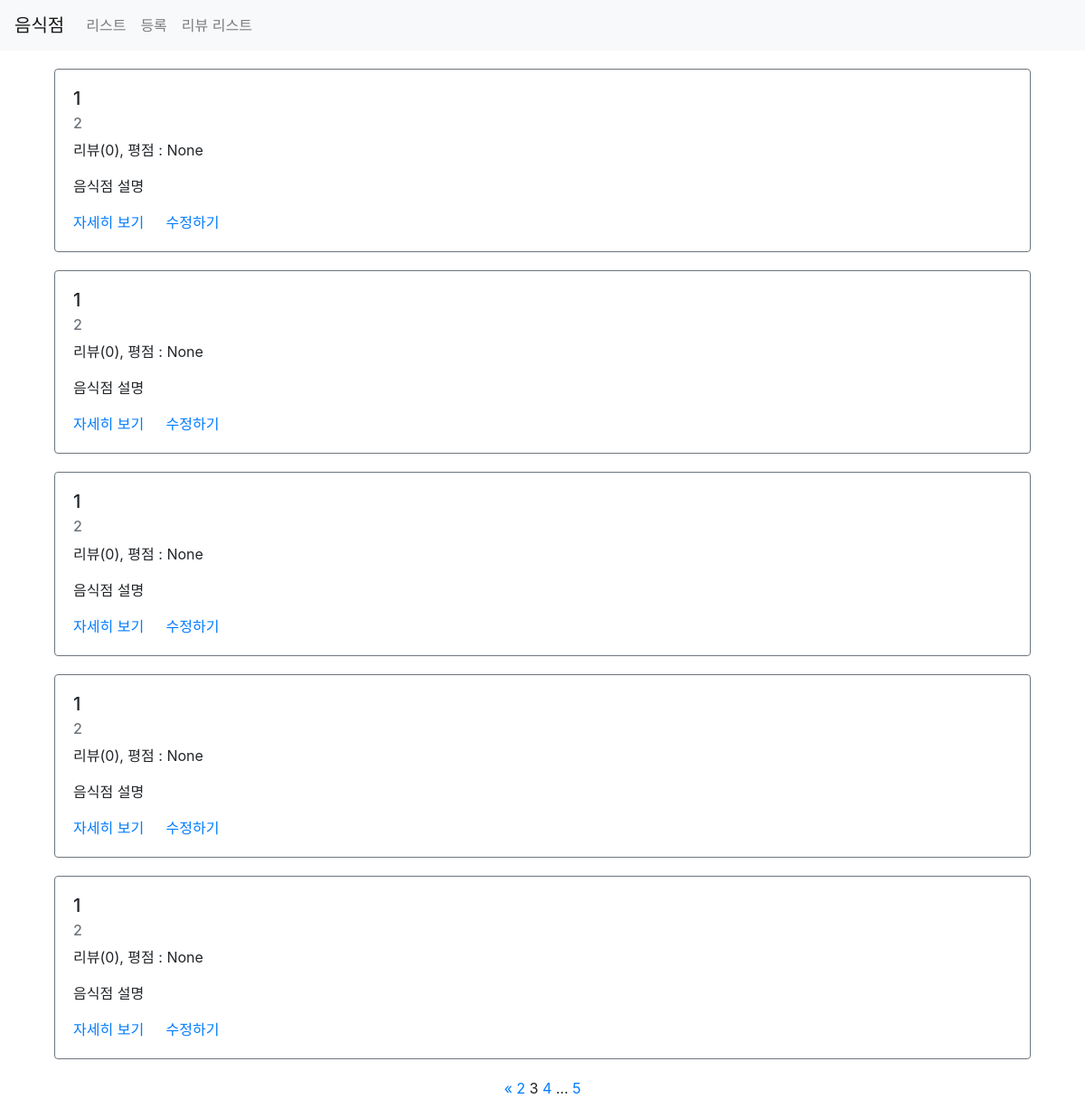
The page /third/list/?page=3 on the database its author committed.
### third/models.py (models this page shows)
class Restaurant(models.Model):
    name = models.CharField(max_length=30)
    address = models.CharField(max_length=200)
    password = models.CharField(max_length=20, default=None, null=True)
    image = models.CharField(max_length=500, default=None, null=True)
    created_at = models.DateTimeField(auto_now_add=True)
    updated_at = models.DateTimeField(auto_now=True)

### third/views.py (the view)
# urls.py: path('list/', views.list, name='list'),
def list(request):
    restaurant = (Restaurant.objects.all().annotate(reviews_count=Count('review'))
                  .annotate(average_point=Avg('review__point')))
    paginator = Paginator(restaurant, 5)
    page = request.GET.get('page') # third/list?page=1
    items = paginator.get_page(page)
    context = {
        "restaurants": items
    }
    return render(request, 'third/list.html', context)

### third/templates/third/list.html
{% extends 'third/base.html' %}
{% load static %}
{% block content %}
<div class="container">
    {% for item in restaurants %}
    <div class="row restaurant-item" style="margin:20px auto;">
        <div class="col-sm-12">
            <div class="card border-secondary">
                <div class="card-body">
                    <h5 class="card-title">{{ item.name }}</h5>
                    <h6 class="card-subtitle mb-2 text-muted">{{ item.address }}</h6>
                    <p class="card-text">리뷰({{ item.reviews_count }}), 평점 : {{ item.average_point }}</p>
                    <p class="card-text">음식점 설명</p>
                    <a href="{% url 'restaurant-detail' id=item.id %}" class="card-link">자세히 보기</a>
                    <a href="{% url 'restaurant-update' %}?id={{ item.id }}" class="card-link">수정하기</a>
                </div>
            </div>
        </div>
    </div>
    {% endfor %}
    <div class="row">
        <div class="col-sm-12 text-center">
            <div class="pagination">
                <span class="step-links text-center" style="width:100%">
                    {% if restaurants.has_previous %}
                        <a href="?page=1">&laquo;</a>
                        <a href="?page={{ restaurants.previous_page_number }}">{{ restaurants.previous_page_number }}</a>
                    {% endif %}
                    <span class="current">
                        {{ restaurants.number }}
                    </span>
                    {% if restaurants.has_next %}
                        <a href="?page={{ restaurants.next_page_number }}">{{ restaurants.next_page_number }}</a>
                        ...
                        <a href="?page={{ restaurants.paginator.num_pages }}">{{ restaurants.paginator.num_pages }}</a>
                    {% endif %}
                </span>
            </div>
        </div>
    </div>
</div>
{% endblock %}

### rows shown on the page
Restaurant: name "1", address "2", reviews_count "0", average_point "None"
Restaurant: name "1", address "2", reviews_count "0", average_point "None"
Restaurant: name "1", address "2", reviews_count "0", average_point "None"
Restaurant: name "1", address "2", reviews_count "0", average_point "None"
Restaurant: name "1", address "2", reviews_count "0", average_point "None"

### other values the page prints
{{ restaurants.previous_page_number }} "2"
{{ restaurants.number }} "3"
{{ restaurants.next_page_number }} "4"
{{ restaurants.paginator.num_pages }} "5"
